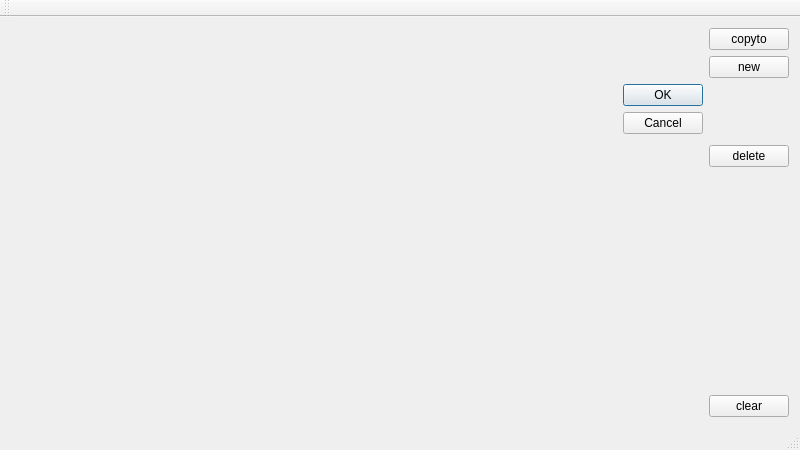
<?xml version="1.0" encoding="UTF-8"?>
<ui version="4.0">
 <class>MainWindow</class>
 <widget class="QMainWindow" name="MainWindow">
  <property name="geometry">
   <rect>
    <x>0</x>
    <y>0</y>
    <width>800</width>
    <height>450</height>
   </rect>
  </property>
  <property name="windowTitle">
   <string>MainWindow</string>
  </property>
  <widget class="QWidget" name="centralWidget">
   <layout class="QHBoxLayout" name="horizontalLayout">
    <item>
     <layout class="QGridLayout" name="gridLayout">
      <item row="7" column="2">
       <widget class="QPushButton" name="clearpushbutton">
        <property name="sizePolicy">
         <sizepolicy hsizetype="Maximum" vsizetype="Fixed">
          <horstretch>0</horstretch>
          <verstretch>0</verstretch>
         </sizepolicy>
        </property>
        <property name="text">
         <string>clear</string>
        </property>
       </widget>
      </item>
      <item row="1" column="0" rowspan="7">
       <layout class="QVBoxLayout" name="verticalLayout">
        <property name="spacing">
         <number>22</number>
        </property>
        <item>
         <spacer name="horizontalSpacer">
          <property name="orientation">
           <enum>Qt::Horizontal</enum>
          </property>
          <property name="sizeHint" stdset="0">
           <size>
            <width>40</width>
            <height>20</height>
           </size>
          </property>
         </spacer>
        </item>
        <item>
         <widget class="QStackedWidget" name="stackedWidget">
          <property name="currentIndex">
           <number>0</number>
          </property>
          <widget class="WeekPlanEditablePanel" name="editablePanel"/>
         </widget>
        </item>
       </layout>
      </item>
      <item row="2" column="2">
       <widget class="QPushButton" name="newpushbutton">
        <property name="text">
         <string>new</string>
        </property>
       </widget>
      </item>
      <item row="1" column="2">
       <widget class="QPushButton" name="copytopushbutton">
        <property name="text">
         <string>copyto</string>
        </property>
       </widget>
      </item>
      <item row="4" column="2">
       <spacer name="verticalSpacer">
        <property name="orientation">
         <enum>Qt::Vertical</enum>
        </property>
        <property name="sizeHint" stdset="0">
         <size>
          <width>20</width>
          <height>40</height>
         </size>
        </property>
       </spacer>
      </item>
      <item row="3" column="2">
       <widget class="QPushButton" name="deletepushbutton">
        <property name="text">
         <string>delete</string>
        </property>
       </widget>
      </item>
      <item row="3" column="1">
       <widget class="QDialogButtonBox" name="buttonBox">
        <property name="orientation">
         <enum>Qt::Vertical</enum>
        </property>
        <property name="standardButtons">
         <set>QDialogButtonBox::Cancel|QDialogButtonBox::Ok</set>
        </property>
       </widget>
      </item>
     </layout>
    </item>
   </layout>
  </widget>
  <widget class="QMenuBar" name="menuBar">
   <property name="geometry">
    <rect>
     <x>0</x>
     <y>0</y>
     <width>800</width>
     <height>21</height>
    </rect>
   </property>
  </widget>
  <widget class="QToolBar" name="mainToolBar">
   <attribute name="toolBarArea">
    <enum>TopToolBarArea</enum>
   </attribute>
   <attribute name="toolBarBreak">
    <bool>false</bool>
   </attribute>
  </widget>
  <widget class="QStatusBar" name="statusBar"/>
 </widget>
 <layoutdefault spacing="6" margin="11"/>
 <customwidgets>
  <customwidget>
   <class>WeekPlanEditablePanel</class>
   <extends>QWidget</extends>
   <header>weekplaneditablepanel.h</header>
   <container>1</container>
  </customwidget>
 </customwidgets>
 <resources/>
 <connections/>
</ui>
